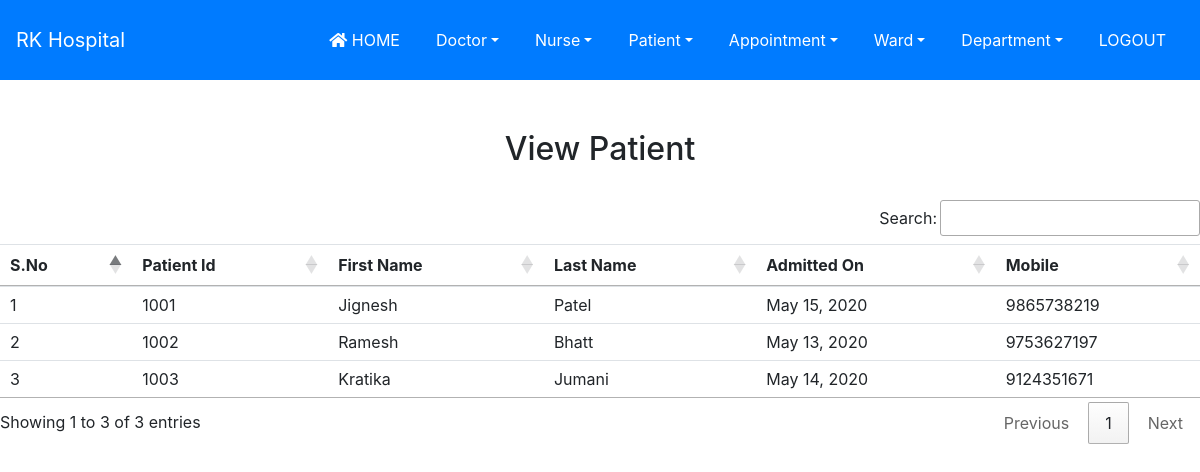
Page /view_patient/ (signed in) on the committed database.
### hospital/models.py (models this page shows, shortened)
class Patient(models.Model):
    patient_id=models.IntegerField()
    fname=models.CharField(max_length=20)
    lname=models.CharField(max_length=20)
    admitted_on=models.DateField()
    mobile=models.IntegerField()

### hospital/views.py (the view)
# urls.py: path('view_patient/', View_Patient, name='view_patient'),
def View_Patient(request):
    if not request.user.is_staff:
        return redirect('login')
    pat= Patient.objects.all()
    p={'pat': pat }
    return render(request, 'view_patient.html', p)

### hospital/templates/view_patient.html
{% extends 'navigationbar.html' %}
{% load static %}
{% block body %}
<div class="container" style="margin-top:50px">
<h2 class="text-center">View Patient</h2>
<br>
</div>
<table class="table table-hover demo" id="example">
    <thead>
    <tr>
        <th>S.No</th>
        <th>Patient Id</th>
        <th>First Name</th>
        <th>Last Name</th>
        <th>Admitted On</th>
        <th>Mobile</th>
    </tr>
    </thead>
    <tbody>
    {% for i in pat%}
    <tr>
        <td>{{i.id}}</td>
        <td>{{i.patient_id}}</td>
        <td>{{i.fname}}</td>
        <td>{{i.lname}}</td>
        <td>{{i.admitted_on}}</td>
        <td>{{i.mobile}}</td>
    </tr>
    {% endfor %}
    </tbody>
</table>
{% endblock %}

### rows in the picture
Patient: id "1", patient_id "1001", fname "Jignesh", lname "Patel", admitted_on "May 15, 2020", mobile "9865738219"
Patient: id "2", patient_id "1002", fname "Ramesh", lname "Bhatt", admitted_on "May 13, 2020", mobile "9753627197"
Patient: id "3", patient_id "1003", fname "Kratika", lname "Jumani", admitted_on "May 14, 2020", mobile "9124351671"
